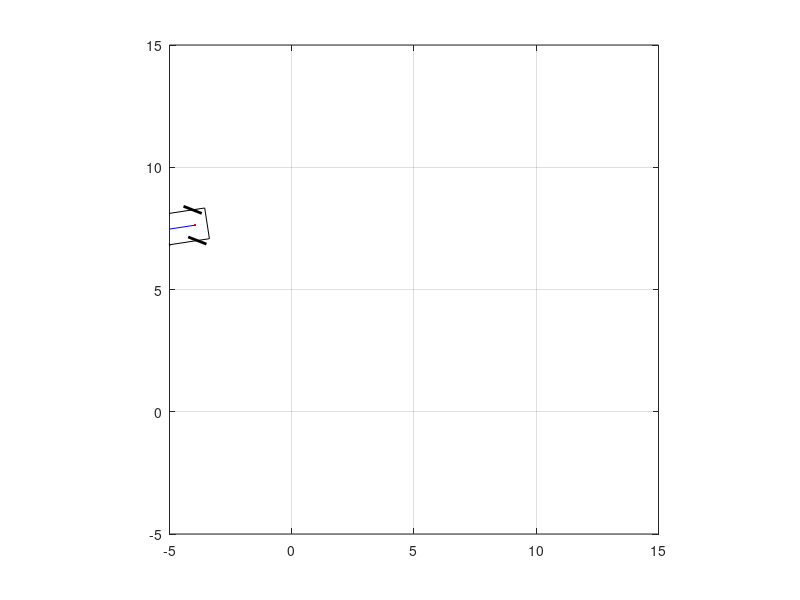

Here is the MATLAB script that generated this plot:
close all
clear all

% wheelbase
l = 1.524;
% Track width
trackwidth = 1.27;
% Rear overhang
Lb = 0.5;
% Front overhang
Lf = 0.5;

v = -1;
tEnd = 10;
p0 = [0 0];

% step = [1 0.1 0.01 0.001 0.0001];

t = 0:0.1:tEnd;
deltat = t(2)-t(1);
numTimeSteps = length(t);

thetas = zeros(numTimeSteps,1);
steeringAngle = zeros(numTimeSteps,1);
steeringAngle(1:33) = 30*(pi/180);
steeringAngle(66:end) = -30*(pi/180);

positions = zeros(numTimeSteps,2);

x0 = 1;
y0 = 1;
theta0 = 0;
theta0 = theta0*pi/180;

positions(1,:) = [x0 y0];
thetas(1) = theta0;

for i = 2:numTimeSteps
    phi = steeringAngle(i);
    xdot = v*cos(thetas(i-1));
    ydot = v*sin(thetas(i-1));
    thetadot = 1/l*tan(phi)*v;
    xp = positions(i-1,1);
    yp = positions(i-1,2);
    thetap = thetas(i-1);
    x = xp + xdot*deltat;
    y = yp + ydot*deltat;
    theta = thetap + thetadot*deltat;
    positions(i,:) = [x y];
    thetas(i,:) = theta;
end

for i = 2:numTimeSteps
    r = positions(i,:);
    phi = steeringAngle(i);
    
    Rtheta = [cos(thetas(i)) -sin(thetas(i)); sin(thetas(i)) cos(thetas(i))];
    Rphi = [cos(thetas(i)+phi) -sin(thetas(i)+phi); sin(thetas(i)+phi) cos(thetas(i)+phi)];
    
    a = (Rtheta*[l; 0])';
    f = r+a;
    
    b = (Rphi*[0.4; 0])';
    c = (Rtheta*[0.4; 0])';
    
    % car body boundaries
    rlb = r+(Rtheta*[-Lb; trackwidth/2])';
    rrb = r+(Rtheta*[-Lb; -trackwidth/2])';
    flb = f+(Rtheta*[Lf; trackwidth/2])';
    frb = f+(Rtheta*[Lf; -trackwidth/2])';
    
    % tires
    fr = f + (Rtheta*[0; -trackwidth/2])';
    fl = f + (Rtheta*[0; trackwidth/2])';
    rl = r + (Rtheta*[0; trackwidth/2])';
    rr = r + (Rtheta*[0; -trackwidth/2])';
    tirecoords = [fr; fl; rl; rr];
    
    frr = fr-b;
    frf = fr+b;
    flr = fl-b;
    flf = fl+b;
    rlr = rl-c;
    rlf = rl+c;
    rrr = rr-c;
    rrf = rr+c;
    
    ff = f+b;
    fr = f-b;
    
    figure(1)
    plot([f(1) r(1)],[f(2) r(2)],'b')
    hold on
    plot([r(1) f(1)],[r(2) f(2)],'.r','MarkerSize',5)
    plot([frr(1) frf(1)],[frr(2) frf(2)],'k','LineWidth',2)
    plot([flr(1) flf(1)],[flr(2) flf(2)],'k','LineWidth',2)
    plot([rlr(1) rlf(1)],[rlr(2) rlf(2)],'k','LineWidth',2)
    plot([rrr(1) rrf(1)],[rrr(2) rrf(2)],'k','LineWidth',2)
    plot([rlb(1) rrb(1)],[rlb(2) rrb(2)],'k')
    plot([rlb(1) flb(1)],[rlb(2) flb(2)],'k')
    plot([flb(1) frb(1)],[flb(2) frb(2)],'k')
    plot([frb(1) rrb(1)],[frb(2) rrb(2)],'k')
    axis([-5 15 -5 15])
    axis square
    grid on
    hold off
end

% figure()
% plot(positions(:,1),positions(:,2),'DisplayName',num2str(step(j)))
% hold on
